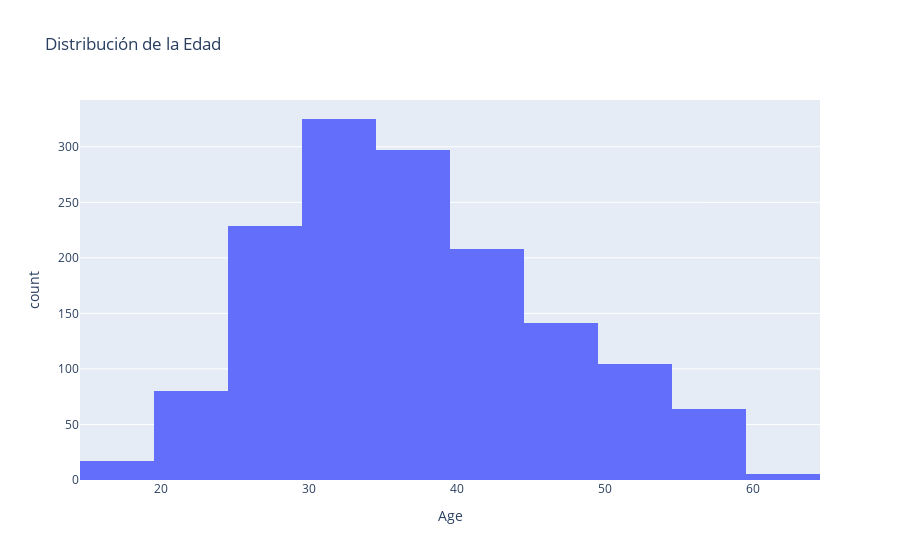

Here is the notebook cell this chart was saved with:
### Code cell
fig = px.histogram(data, x='Age', nbins=20, title='Distribución de la Edad')
fig.show()

### Figure 1 — Plotly figure (JSON) as saved in the notebook; plotly's stock layout.template omitted (floating-point values rounded to 4 significant figures; data arrays with more than 128 entries replaced by an {"elided": "..."} marker saying what was removed)
{"data": [{"alignmentgroup": "True", "bingroup": "x", "hovertemplate": "Age=%{x}<br>count=%{y}<extra></extra>", "legendgroup": "", "marker": {"color": "#636efa", "pattern": {"shape": ""}}, "name": "", "nbinsx": 20, "offsetgroup": "", "orientation": "v", "showlegend": false, "type": "histogram", "x": {"elided": "1470 int values"}, "xaxis": "x", "yaxis": "y"}], "layout": {"barmode": "relative", "legend": {"tracegroupgap": 0}, "title": {"text": "Distribución de la Edad"}, "xaxis": {"anchor": "y", "domain": [0, 1], "title": {"text": "Age"}}, "yaxis": {"anchor": "x", "domain": [0, 1], "title": {"text": "count"}}}}
